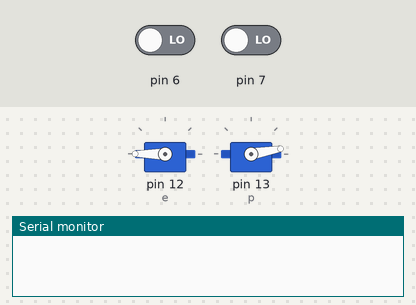
Bench run of a sketch on a simulated Arduino Uno, built with avr-gcc and run on an emulated ATmega328P. Shown: 2 × servo, the last lines printed to the serial monitor. The inputs (shaded band) are chosen by the test bench; at power-on: pin 6 LOW, pin 7 LOW.

Above: at 1.8 s.
1.9 s: pin 6 driven HIGH
At 3.4 s:
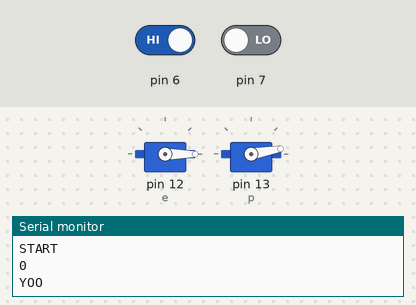
7.9 s: pin 6 driven LOW and pin 7 driven HIGH
10.9 s: pin 7 driven LOW
At 11.05 s:
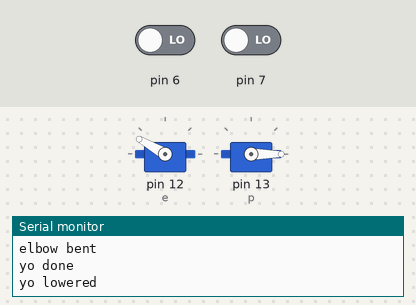
13.9 s: pin 7 driven HIGH
At 14.9 s:
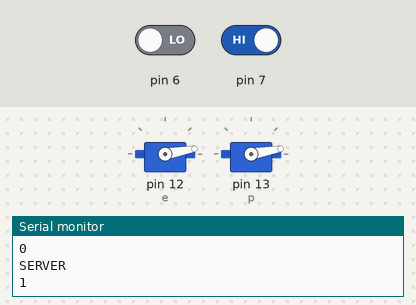
Timing chart, 0 to 16.9 s (numbered marks = the images above; inputs shaded):
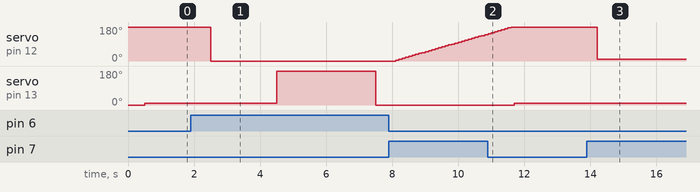

Measured:
- after the input at 1.9 s, servo on pin 12 (e): 180° → 0° after 0.60 s; servo on pin 13 (p): 10° → 180° after 2.6 s, → 0° 3.0 s later
- after the input at 10.9 s, servo on pin 12 (e): goes on until 11.6 s, then stays 180°
- after the input at 13.9 s, servo on pin 12 (e): 180° → 10° after 0.31 s

The sketch:

UNO2_Serve_Yo.ino
```cpp
//UNO 2
//SERVER
//YO

#include <Stepper.h>
#include <Servo.h>

Servo el;  //elbow
Servo pa;  //palm

int p = 13;  //palm pin
int yoo = 180;
int m = 10;

int e = 12;  //elbow
int me = 180;
int b = 90;  //bend

int c = 1;
int r7;

const int stepsPerRevolution = 2038;

Stepper myStepper = Stepper(stepsPerRevolution, 8, 10, 9, 11);

void setup() {
  Serial.begin(9600);
  myStepper.setSpeed(15);

  el.attach(e);
  el.write(180);
  pa.attach(p);
  pa.write(0);

  digitalWrite(13, LOW);
  digitalWrite(7, LOW);
  digitalWrite(5, LOW);
}

void loop() {

  //SERVER
  if (digitalRead(7) == HIGH) {
    c = 0;
    while (c == 0) {
      Serial.println("START");
      Serial.println(c);
      serve();
      c++;
      Serial.println(c);
    }
  }
  if (digitalRead(7) == LOW) {
    el.write(me);
    delay(500);
  }

  //YO
  if (digitalRead(6) == HIGH) {
    c = 0;
    while (c == 0) {
      Serial.println("START");
      Serial.println(c);
      yo();
      c++;
      Serial.println(c);
    }
  }
  if (digitalRead(6) == LOW) {
    pa.write(m);
    delay(500);
  }
}

void serve() {
  Serial.println("SERVER");
  el.write(10);
  delay(500);
  return;
}

  void yo()
{
  Serial.println("YOO");
  el.write(0);
  delay(2000);
  Serial.println("elbow bent");
  pa.write(180);
  delay(3000);
  Serial.println("yo done");
  //pa.write(yoo);
  //delay(1000);
  pa.write(0);
  delay(500);
  Serial.println("yo lowered");
  for(int i = 0;i<=180;i+=5)
  {
  el.write(i);
  delay(100);
  }
  Serial.println("elbow down");
  return;
}
```
